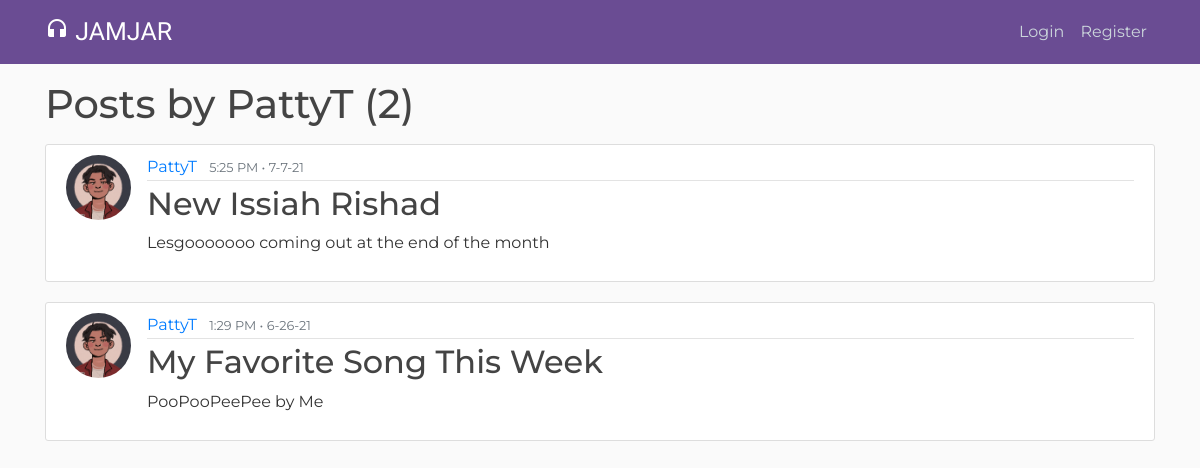
Page /user/PattyT/ on the earlier database version.
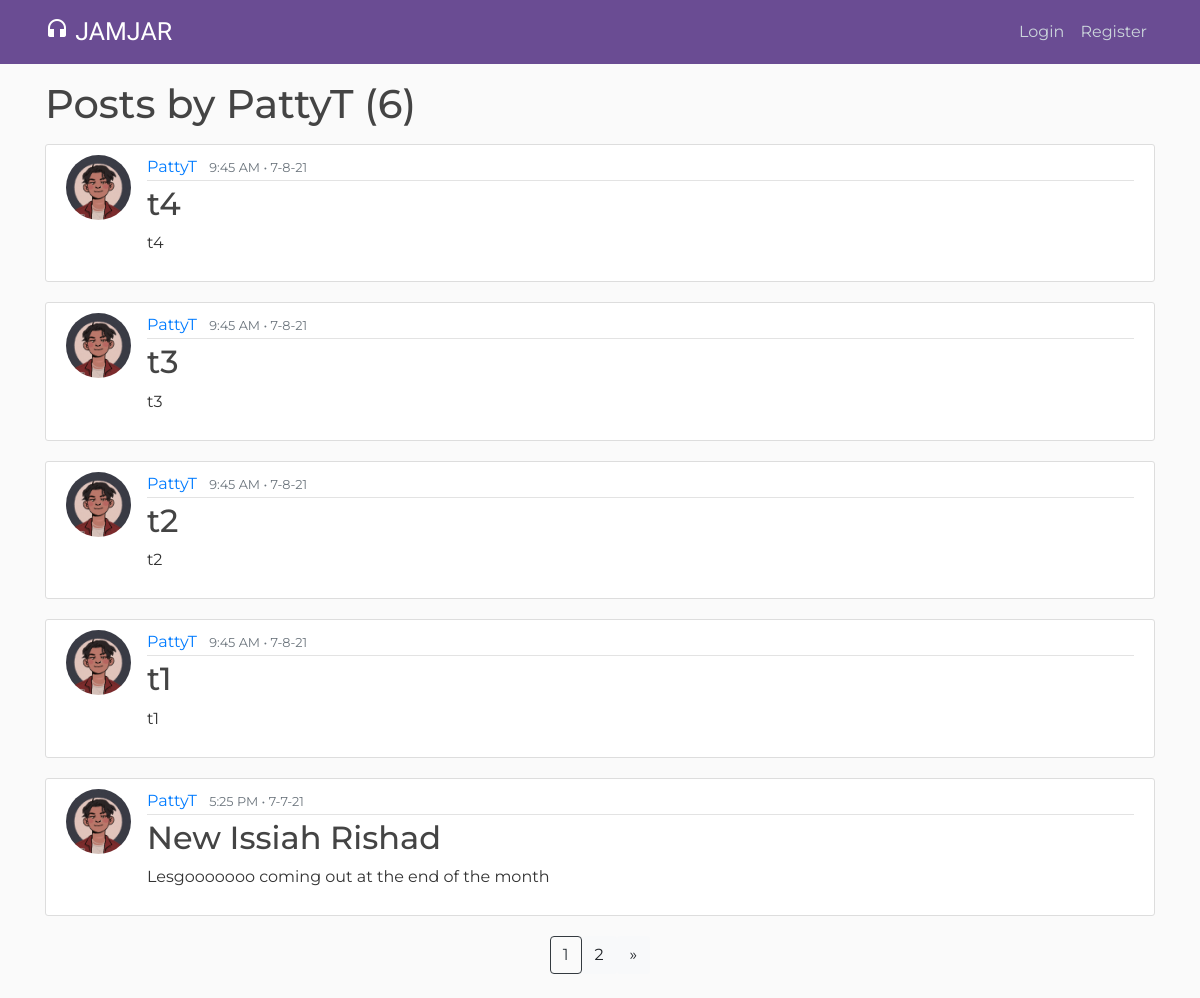
Same page on the later database version.
### blog/models.py (models this page shows, shortened)
class Post(models.Model):
    title = models.CharField(max_length = 100)
    content = models.TextField()
    date_posted = models.DateTimeField(default=timezone.now)
    author = models.ForeignKey(User, on_delete = models.CASCADE)
    likes = models.IntegerField(default=0)

### users/models.py (models this page shows, shortened)
class Profile(models.Model):
    user = models.OneToOneField(User, on_delete=models.CASCADE)
    image = models.ImageField(default='default.jpg', upload_to='profile_pics')
    location = models.CharField(max_length=50, null=True, blank=True)
    bio = models.TextField(max_length=150, null=True, blank=True)

### blog/views.py (the view)
# urls.py: path('user/<str:username>/', UserListView.as_view(), name = 'user-posts'),
class UserListView(ListView):
    model = Post
    template_name = 'blog/user_posts.html'
    context_object_name = 'posts'
    paginate_by = 5
    def get_queryset(self):
        user = get_object_or_404(User, username=self.kwargs.get('username'))
        return Post.objects.filter(author=user).order_by('-date_posted')

### blog/templates/blog/user_posts.html (shortened to what this page needs)
{% extends "blog/base.html" %}
{% block content %}
    <h1 class = "mb-3">Posts by {{ view.kwargs.username }} ({{ page_obj.paginator.count }})</h1>
    {% for post in posts %}
        <article class="media content-section">
            <img class = "rounded-circle article-img" src = "{{ post.author.profile.image.url }}">
            <div class="media-body">
                <div class="article-metadata">
                    <a class="mr-2" href="{% url 'user-posts' post.author.username %}">{{ post.author }}</a>
                    <small class="text-muted">{{ post.date_posted|date:"g:i A • n-j-y" }}</small>
                </div>
                <h2><a class="article-title" href="{% url 'post-detail' post.id %}">{{ post.title }}</a></h2>
                <p class="article-content">{{ post.content }}</p>
            </div>
        </article>
    {% endfor %}
    <div class = "pagination justify-content-center">
        {% if is_paginated %}
            {% for num in page_obj.paginator.page_range %}
                {% if page_obj.number == num %}
                    <a class = "btn btn-outline-dark mb-4" href = "?page={{ num }}">{{ num }}</a>
                {% elif num > page_obj.number|add:'-3' and num < page_obj.number|add:'3' %}
                    <a class = "btn btn-light mb-4" href = "?page={{ num }}">{{ num }}</a>
                {% endif %}
            {% endfor %}
            {% if page_obj.has_next %}
                <a class = "btn btn-light mb-4" href = "?page={{ page_obj.next_page_number }}" aria-label="Next">
                    <span aria-hidden="true">&raquo;</span>
                </a>
            {% endif %}
        {% endif %}
    </div>
{% endblock content %}

Differences in the rows shown:
no longer on this page (row unchanged): Post: author.profile.image (picture), author "PattyT", date_posted "1:29 PM • 6-26-21", title "My Favorite Song This Week", content "PooPooPeePee by Me"
added Post: author.profile.image (picture), author "PattyT", date_posted "9:45 AM • 7-8-21", title "t4", content "t4"
added Post: author.profile.image (picture), author "PattyT", date_posted "9:45 AM • 7-8-21", title "t3", content "t3"
added Post: author.profile.image (picture), author "PattyT", date_posted "9:45 AM • 7-8-21", title "t2", content "t2"
added Post: author.profile.image (picture), author "PattyT", date_posted "9:45 AM • 7-8-21", title "t1", content "t1"
Other differences:
{{ page_obj.paginator.count }}: "2" → "6"
new list line: "1"
new list line: "2"
